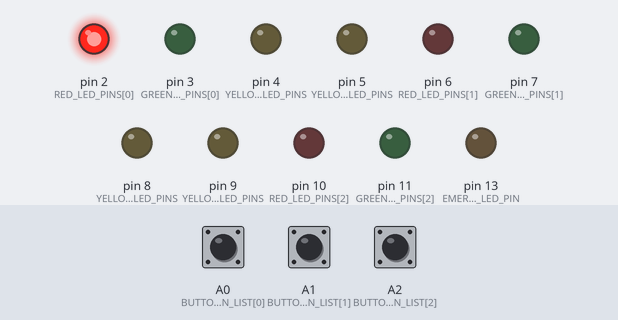
A sketch run on a simulated Arduino Uno, built with avr-gcc and run on an emulated ATmega328P. Shown: output pins drawn as LEDs (lit = HIGH). Dashed ring = blinking. The inputs (shaded band) are chosen by the test bench; at power-on: A1 (BUTTON_PIN_LIST[1]) LOW, A0 (BUTTON_PIN_LIST[0]) LOW, A2 (BUTTON_PIN_LIST[2]) LOW. What the sketch prints to the serial monitor is not drawn.

Above: at 1.2 s.
1.3 s: A1 (BUTTON_PIN_LIST[1]) pulled HIGH for 0.15 s
At 4.1 s:
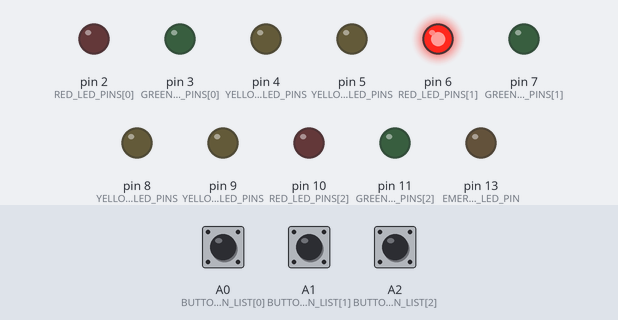
4.3 s: A0 (BUTTON_PIN_LIST[0]) pulled HIGH for 0.15 s
At 5.1 s:
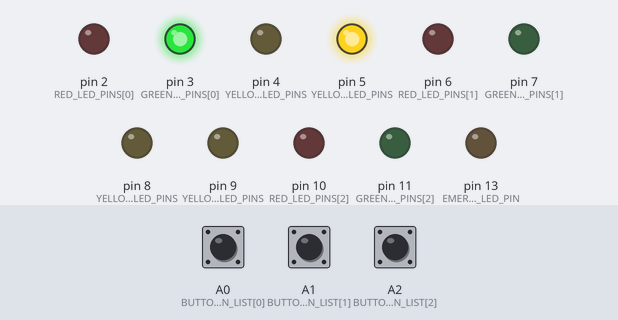
7.3 s: A2 (BUTTON_PIN_LIST[2]) pulled HIGH for 0.15 s
At 8.5 s:
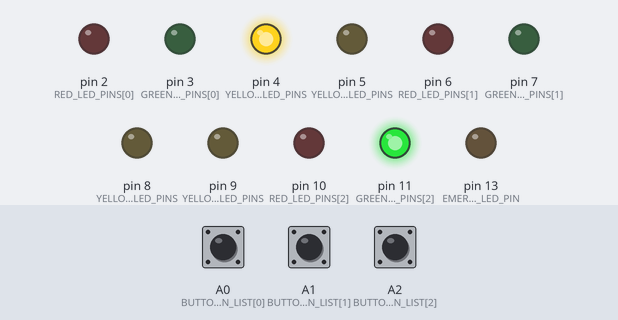
10.3 s: A0 (BUTTON_PIN_LIST[0]) pulled HIGH for 1 s
At 12.7 s:
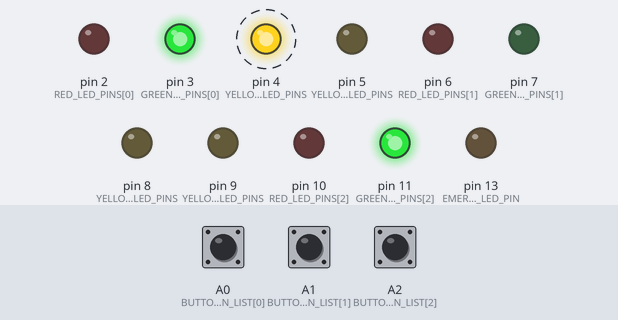
13.4 s: A1 (BUTTON_PIN_LIST[1]) pulled HIGH for 1 s
At 14.9 s:
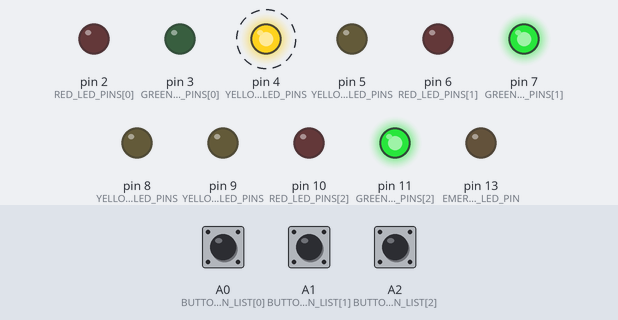
16.5 s: A2 (BUTTON_PIN_LIST[2]) pulled HIGH for 1 s
At 17.5 s:
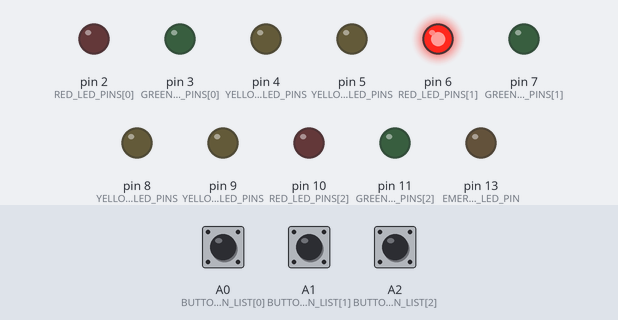
Timing chart, 0 to 19.5 s (numbered marks = the images above; inputs shaded):
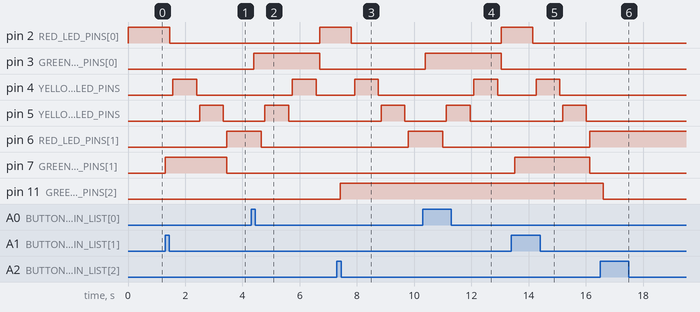

Measured:
- after the input at 1.3 s, pin 2 (RED_LED_PINS[0]): HIGH → LOW after 0.15 s; pin 4 (YELLOW_LED_PINS): LOW → HIGH after 0.27 s, → LOW 0.82 s later; pin 5 (YELLOW_LED_PINS): LOW → HIGH after 1.2 s, → LOW 0.82 s later; pin 6 (RED_LED_PINS[1]): LOW → HIGH after 2.2 s; pin 7 (GREEN_LED_PINS[1]): LOW → HIGH at once, → LOW 2.1 s later
- after the input at 4.3 s, pin 2 (RED_LED_PINS[0]): LOW → HIGH after 2.4 s; pin 3 (GREEN_LED_PINS[0]): LOW → HIGH after 0.09 s, → LOW 2.3 s later; pin 4 (YELLOW_LED_PINS): LOW → HIGH after 1.4 s, → LOW 0.84 s later; pin 5 (YELLOW_LED_PINS): LOW → HIGH after 0.48 s, → LOW 0.84 s later; pin 6 (RED_LED_PINS[1]): HIGH → LOW after 0.36 s
- after the input at 7.3 s, pin 2 (RED_LED_PINS[0]): HIGH → LOW after 0.50 s; pin 4 (YELLOW_LED_PINS): LOW → HIGH after 0.62 s, → LOW 0.82 s later; pin 5 (YELLOW_LED_PINS): LOW → HIGH after 1.6 s, → LOW 0.82 s later; pin 6 (RED_LED_PINS[1]): LOW → HIGH after 2.5 s; pin 11 (GREEN_LED_PINS[2]): LOW → HIGH after 0.11 s
- after the input at 10.3 s, pin 2 (RED_LED_PINS[0]): LOW → HIGH after 2.7 s; pin 3 (GREEN_LED_PINS[0]): LOW → HIGH after 0.08 s, → LOW 2.7 s later
- after the input at 13.4 s, pin 7 (GREEN_LED_PINS[1]): LOW → HIGH after 0.12 s, → LOW 2.6 s later
- after the input at 16.5 s, pin 6 (RED_LED_PINS[1]): stays HIGH (without the input it goes to LOW after 0.85 s); pin 8 (YELLOW_LED_PINS): stays LOW (without the input it goes to HIGH after 0.96 s)

The sketch:

Arduino_Oneday_Project_Elevator_final.ino
```cpp
const int FLOOR = 3;
const int BETWEEN_FLOORS = 2;
const int MAX_FLOOR = FLOOR + (FLOOR - 1) * BETWEEN_FLOORS;
const float FLOOR_DELAY_TIME = 1000;

const int RED_LED_PINS[FLOOR] = {2, 6, 10};
const int GREEN_LED_PINS[FLOOR] = {3, 7, 11};
const int YELLOW_LED_PINS[BETWEEN_FLOORS * (FLOOR - 1)] = {4, 5, 8, 9};
const int BUTTON_PIN_LIST[FLOOR] = {A0, A1, A2};
const int EMERGENCY_LED_PIN = 13;
const int EMERGENCY_BUTTON_PIN = A5;

enum ElevatorDirection
{
  DOWN = 0,
  UP
};

enum ElevatorMoveStatus
{
  STOP = 0,
  MOVING
};

enum CallStatus
{
  NOTCALL = 0,
  CALL
};

enum UseStatus
{
  CAN_USE = 0,
  CANT_USE
};

CallStatus floor_status_list[FLOOR] = {NOTCALL};
CallStatus previous_button_state_list[FLOOR] = {NOTCALL};
CallStatus current_button_state_list[FLOOR] = {NOTCALL};
unsigned long now_time;
unsigned long last_moving_time = 0;
int elevator_position = 1;
ElevatorMoveStatus move_status = STOP;
ElevatorDirection direction = UP;
UseStatus moving_call_onetime_check = CAN_USE;
UseStatus moving_sec_onetime_check[BETWEEN_FLOORS + 1] = {CAN_USE};

void checkFloorButton();
CallStatus isCall(CallStatus status_list[], int size);
ElevatorDirection getCallDirection(CallStatus status_list[], int size, int pos, ElevatorDirection dir);
void onLED();
void onElevator();


/////////////////////////////////////////////////////////////        main      ///////////////////////////////////////////////
void setup()
{
  Serial.begin(9600);

  for (int i = 0; i < FLOOR; i++) {
    pinMode(RED_LED_PINS[i], OUTPUT);
    pinMode(GREEN_LED_PINS[i], OUTPUT);
    pinMode(BUTTON_PIN_LIST[i], INPUT);
  }
  for (int i = 0; i < BETWEEN_FLOORS * (FLOOR - 1); i++) {
    pinMode(YELLOW_LED_PINS[i], OUTPUT);
  }
  pinMode(EMERGENCY_LED_PIN, OUTPUT);
  pinMode(EMERGENCY_BUTTON_PIN,INPUT);

  digitalWrite(RED_LED_PINS[elevator_position - 1], HIGH);
}

void loop()
{
  now_time = millis();

  Serial.println("=== LOOP 시작 ===");

  // Serial.print("now_time: ");
  // Serial.println(now_time);

  // Serial.print("last_moving_time: ");
  // Serial.println(last_moving_time);

  // Serial.print("elevator_position: ");
  // Serial.println(elevator_position);

  Serial.print("direction: ");
  Serial.println(direction == UP ? "UP" : "DOWN");

  Serial.print("move_status: ");
  Serial.println(move_status == MOVING ? "MOVING" : "STOP");

  Serial.print("moving_call_onetime_check: ");
  Serial.println(moving_call_onetime_check == CANT_USE ? "CANT_USE" : "CAN_USE");

  // Serial.print("moving_sec_onetime_check: ");
  // for (int i = 0; i < BETWEEN_FLOORS + 1; i++)
  // {
  //   Serial.print(moving_sec_onetime_check[i] == CAN_USE ? "CAN " : "CANT ");
  // }
  // Serial.println();

  // Serial.print("floor_status_list: ");
  // for (int i = 0; i < FLOOR; i++)
  // {
  //   Serial.print(floor_status_list[i]);
  //   Serial.print(" ");
  // }
  // Serial.println();

  Serial.println("=================");


  checkFloorButton();

  onLED();

  if(move_status == STOP)
  {
    if(isCall(floor_status_list, FLOOR) == CALL)
    {
      if(moving_call_onetime_check == CAN_USE)
      {
        direction = getCallDirection(floor_status_list, FLOOR, elevator_position, direction);
      }
      last_moving_time = now_time;
      move_status = MOVING;
      delay(100);
    }
    else
    {
      return;
    }
  }
  else
  {
    onElevator();

    if(isCall(floor_status_list, FLOOR) == CALL)
    {
      if(moving_call_onetime_check == CAN_USE)
      {
        moving_call_onetime_check = CANT_USE;
        direction = getCallDirection(floor_status_list, FLOOR, elevator_position, direction);
        return;
      }
      else
      {
        return;
      }
    }
    else
    {
      return;
    }
  }
}
/////////////////////////////////////////////////////////////        main      ///////////////////////////////////////////////

////////////////////////////////////////////////////////////        isCall      ///////////////////////////////////////////////
CallStatus isCall(CallStatus status_list[], int size)
{
  for (int i = 0; i < size; i++)
  {
    if (status_list[i] == CALL)
    {
      return CALL;
    }
  }
  return NOTCALL;
}
////////////////////////////////////////////////////////////        isCall      ///////////////////////////////////////////////

///////////////////////////////////////////////////////        getCallDirection      ///////////////////////////////////////////////
ElevatorDirection getCallDirection(CallStatus status_list[], int size, int now_pos, ElevatorDirection dir)
{
  // Serial.println("getCallDirection() doing");
  int call_pos = now_pos; // 기본값지정
  // 호출된 층 찾기
  for(int i = 0; i < size; i++)
  {
    if(status_list[i] == CALL)
    {
      call_pos = (i * 3) + 1;
      break;
    }
  }

  if(call_pos == now_pos)
  {
    return dir;
  }

  if(call_pos < elevator_position)
  {
    return DOWN;
  }
  else
  {
    return UP;
  }
}
///////////////////////////////////////////////////////        getCallDirection      ///////////////////////////////////////////////

////////////////////////////////////////////////////////////        onLED      ///////////////////////////////////////////////
void onLED()
{
  if(elevator_position % 3 == 1)
  {
    digitalWrite(RED_LED_PINS[elevator_position / 3], HIGH);
    digitalWrite(GREEN_LED_PINS[elevator_position / 3], LOW);
    floor_status_list[elevator_position / 3] = NOTCALL;
  }
  else
  {
    digitalWrite(YELLOW_LED_PINS[(elevator_position - 2) - ((elevator_position - 2) / 3)], HIGH);
  }


  for(int i = 0; i < FLOOR; i++)
  {
    if(floor_status_list[i] == CALL)
    {
      digitalWrite(GREEN_LED_PINS[i], HIGH);
    }
    else
    {
      digitalWrite(GREEN_LED_PINS[i], LOW);
    }
  }

  return;
}
////////////////////////////////////////////////////////////        onLED      ///////////////////////////////////////////////

//////////////////////////////////////////////////////////        onElevator      ///////////////////////////////////////////////
void onElevator()
{
  // 0~1초 동안
  if(now_time - last_moving_time < FLOOR_DELAY_TIME)
  {
    // Serial.println("0~1 doing");
    if(moving_sec_onetime_check[0] == CAN_USE)
    {
      digitalWrite(RED_LED_PINS[elevator_position / 3], LOW);

      if(direction == UP)
      {
        elevator_position++;
      }
      else
      {
        elevator_position--;
      }
      moving_sec_onetime_check[0] = CANT_USE;
      return;
    }
    else
    {
      return;
    }
  }
  // 1~2초 동안
  else if(now_time - last_moving_time < FLOOR_DELAY_TIME * 2)
  {
    // Serial.println("1~2 doing");
    if(moving_sec_onetime_check[1] == CAN_USE)
    {
      digitalWrite(YELLOW_LED_PINS[(elevator_position - 2) - ((elevator_position - 2) / 3)], LOW);

      if(direction == UP)
      {
        elevator_position++;
      }
      else
      {
        elevator_position--;
      }
      moving_sec_onetime_check[1] = CANT_USE;
      return;
    }
    else
    {
      return;
    }
  }
  // 2~3초 동안
  else if(now_time - last_moving_time < FLOOR_DELAY_TIME * 3)
  {
    // Serial.println("2~3 doing");
    if(moving_sec_onetime_check[2] == CAN_USE)
    {
      digitalWrite(YELLOW_LED_PINS[(elevator_position - 2) - ((elevator_position - 2) / 3)], LOW);

      if(direction == UP)
      {
        elevator_position++;
      }
      else
      {
        elevator_position--;
      }
      moving_sec_onetime_check[2] = CANT_USE;
      return;
    }
    else
    {
      return;
    }
  }
  // 3초 이후
  else
  {
    // Serial.println("after doing");
    move_status = STOP;
    moving_call_onetime_check = CAN_USE;
    for(int i = 0; i < BETWEEN_FLOORS + 1; i++)
    {
      moving_sec_onetime_check[i] = CAN_USE;
    }
    return;
  }
}
//////////////////////////////////////////////////////////        onElevator      ///////////////////////////////////////////////

///////////////////////////////////////////////////////        checkFloorButton      ///////////////////////////////////////////////
void checkFloorButton()
{
  for (int i = 0; i < FLOOR; i++)
  {
    current_button_state_list[i] = (CallStatus)digitalRead(BUTTON_PIN_LIST[i]);

    if ((current_button_state_list[i] == CALL) && (previous_button_state_list[i] == NOTCALL))
    {
      if (floor_status_list[i] == CALL) // 이미 켜져있다면, OFF하기
      {
        floor_status_list[i] = NOTCALL;
      }
      else
      {
        floor_status_list[i] = CALL;
      }
    }
  }
  // 버튼 이전상태 저장
  for (int i = 0; i < FLOOR; i++)
  {
    previous_button_state_list[i] = current_button_state_list[i];
  }
}
///////////////////////////////////////////////////////        checkFloorButton      ///////////////////////////////////////////////
```
